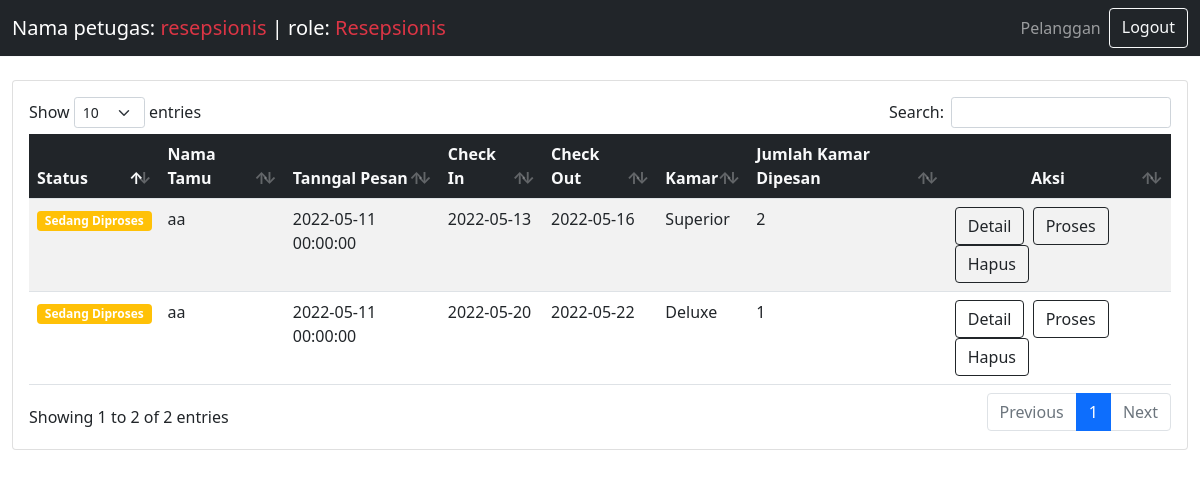
Page /resepsionis/pelanggan.php (signed in) on the earlier database version.
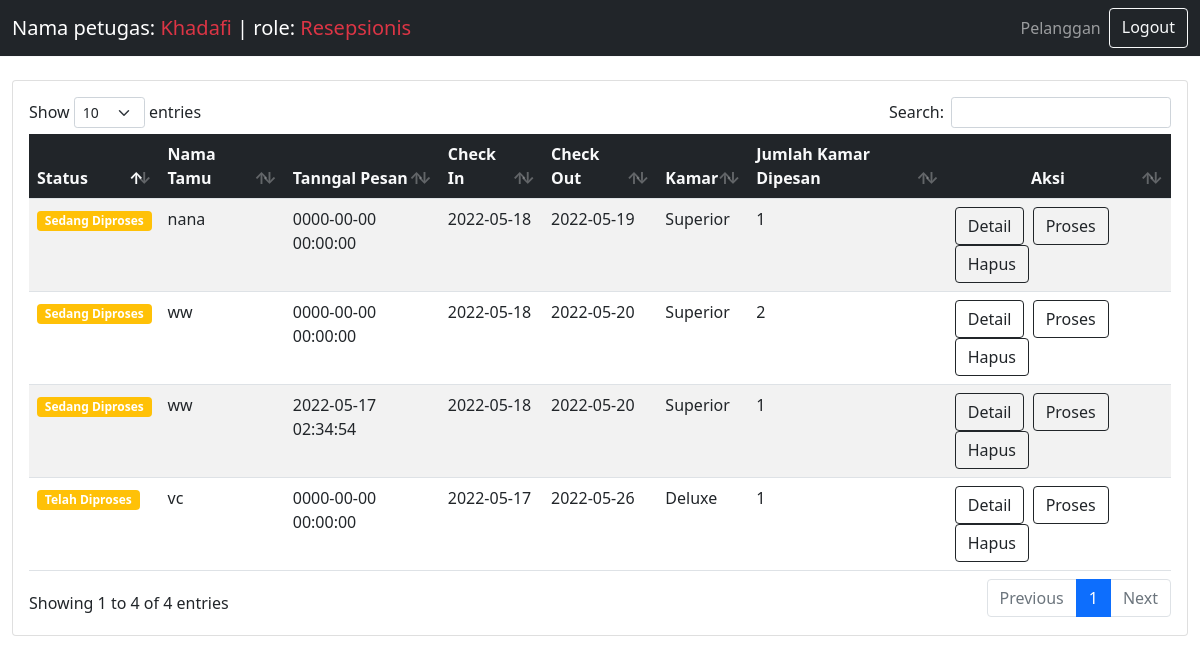
Same page on the later database version.
### tables this page shows
CREATE TABLE `pelanggan` (
  `id` int(11) NOT NULL,
  `nama_pemesan` varchar(50) NOT NULL,
  `email` varchar(50) NOT NULL,
  `hp` varchar(12) NOT NULL,
  `nama_tamu` varchar(50) NOT NULL,
  `tgl_pesan` datetime NOT NULL,
  `checkin` date NOT NULL,
  `checkout` date NOT NULL,
  `jml_kamar` int(2) NOT NULL,
  `status` enum('Sedang Diproses','Telah Diproses') NOT NULL,
  `id_kamar` int(11) NOT NULL
);

CREATE TABLE `kamar` (
  `id_kamar` int(11) NOT NULL,
  `nama_kamar` varchar(50) NOT NULL,
  `total_kamar` int(5) NOT NULL
);

### resepsionis/pelanggan.php (the view, shortened to what this page needs)
<?php
$conn = mysqli_connect("localhost", "root", "", "hotel-hebat");
?>
<!DOCTYPE html>
<html lang="en">
<head>
  <link rel="stylesheet" href="../vendor/bootstrap.min.css">
  <link rel="stylesheet" href="../vendor/dataTables.bootstrap5.min.css">
</head>
<body style="margin-top: 80px;">
  <?php
  include './navbar.php'
  ?>
  <div class="container-fluid">
    <div class="card">
      <div class=" card-body">
        <table id="pelanggan" class="table table-striped" style="width:100%">
          <thead class="bg-dark text-light">
            <tr>
              <th>Status</th>
              <th>Nama Tamu</th>
              <th>Tanngal Pesan</th>
              <th>Check In</th>
              <th>Check Out</th>
              <th>Kamar</th>
              <th>Jumlah Kamar Dipesan</th>
              <th class="text-center">Aksi</th>
            </tr>
          </thead>
          <tbody>
            <?php
            $resultPelanggan = mysqli_query($conn, "SELECT * FROM pelanggan,kamar WHERE pelanggan.id_kamar = kamar.id_kamar");
            ?>
            <?php while ($rowPelanggan = mysqli_fetch_assoc($resultPelanggan)) : ?>
              <tr>
                <td><span class="badge bg-warning"><?= $rowPelanggan['status']; ?></span></td>
                <td><?= $rowPelanggan['nama_tamu']; ?></td>
                <td><?= $rowPelanggan['tgl_pesan']; ?></td>
                <td><?= $rowPelanggan['checkin']; ?></td>
                <td><?= $rowPelanggan['checkout']; ?></td>
                <td><?= $rowPelanggan['nama_kamar']; ?></td>
                <td><?= $rowPelanggan['jml_kamar']; ?></td>
                <td>
                  <a href="detail.php?id=<?= $rowPelanggan['id']; ?>" class="btn btn-outline-dark">Detail</a>
                  <a href="proses.php?id=<?= $rowPelanggan['id']; ?>" class="btn btn-outline-dark mx-1">Proses</a>
                  <a href="hapus.php?id=<?= $rowPelanggan['id']; ?>" class="btn btn-outline-dark">Hapus</a>
                </td>
              </tr>
            <?php endwhile; ?>
          </tbody>
        </table>
      </div>
    </div>
  </div>
</body>
</html>

### resepsionis/navbar.php (shortened to what this page needs)
<nav class="navbar fixed-top border-bottom border-light navbar-expand-lg navbar-dark bg-dark">
  <div class="container-fluid">
    <a class="navbar-brand" href="#">Nama petugas: <span class="text-danger"><?= $_SESSION['nama']; ?></span> | role: <span class="text-danger"><?= $_SESSION['role']; ?></span></a>
    <div class="ml-auto">
      <div class="collapse navbar-collapse" id="navbarNavAltMarkup">
        <div class="navbar-nav">
          <a class="nav-link" href="./pelanggan.php">Pelanggan</a>
          <a href="../logout.php" class="btn btn-outline-light">Logout</a>
        </div>
      </div>
    </div>
  </div>
</nav>

Differences in the rows shown:
removed pelanggan: status "Sedang Diproses", nama_tamu "aa", tgl_pesan "2022-05-11 00:00:00", checkin "2022-05-13", checkout "2022-05-16", id_kamar.nama_kamar "Superior", jml_kamar "2"
removed pelanggan: status "Sedang Diproses", nama_tamu "aa", tgl_pesan "2022-05-11 00:00:00", checkin "2022-05-20", checkout "2022-05-22", id_kamar.nama_kamar "Deluxe", jml_kamar "1"
added pelanggan: status "Telah Diproses", nama_tamu "vc", tgl_pesan "0000-00-00 00:00:00", checkin "2022-05-17", checkout "2022-05-26", id_kamar.nama_kamar "Deluxe", jml_kamar "1"
added pelanggan: status "Sedang Diproses", nama_tamu "nana", tgl_pesan "0000-00-00 00:00:00", checkin "2022-05-18", checkout "2022-05-19", id_kamar.nama_kamar "Superior", jml_kamar "1"
added pelanggan: status "Sedang Diproses", nama_tamu "ww", tgl_pesan "0000-00-00 00:00:00", checkin "2022-05-18", checkout "2022-05-20", id_kamar.nama_kamar "Superior", jml_kamar "2"
added pelanggan: status "Sedang Diproses", nama_tamu "ww", tgl_pesan "2022-05-17 02:34:54", checkin "2022-05-18", checkout "2022-05-20", id_kamar.nama_kamar "Superior", jml_kamar "1"
Other differences:
$_SESSION['nama']: "resepsionis" → "Khadafi"
text written by a page script: "Show entries Search: Showing 1 to 2 of 2 entries Previous 1 Next" → "Show entries Search: Showing 1 to 4 of 4 entries Previous 1 Next"
